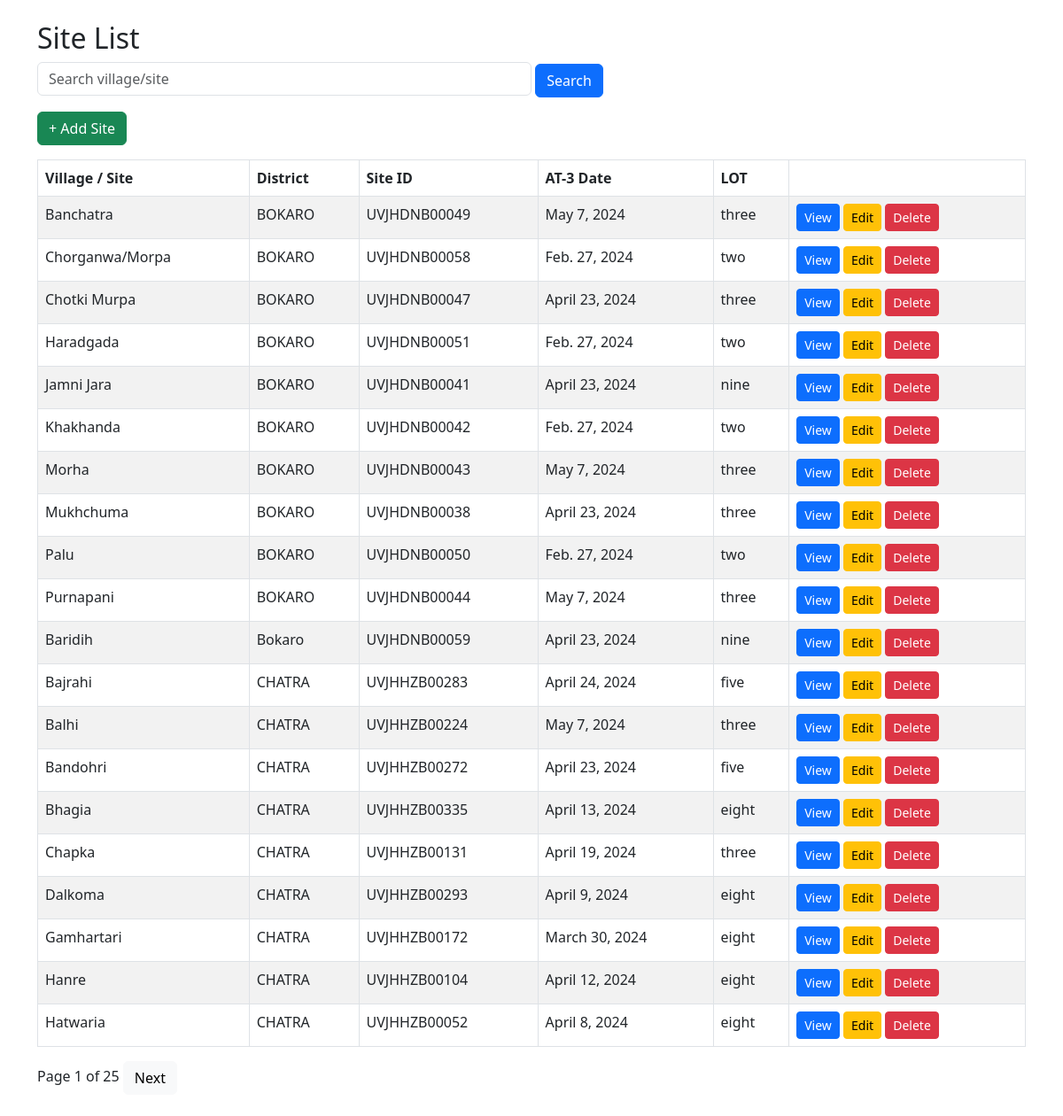
The app's page /sites/ with its own data.
### depl/models.py (models this page shows, shortened)
class Site(models.Model):
    ba = models.CharField(max_length=20)
    oa = models.CharField(max_length=20)
    district = models.CharField(max_length=50)
    village_site = models.CharField(max_length=50)
    village_code = models.CharField(max_length=50, blank=True, null=True)
    site_id = models.CharField(max_length=50, unique=True)
    at3_date = models.DateField()
    lot = models.CharField(max_length=20)
    site_dev = models.BooleanField(default=False)

### depl/views.py (the view)
# urls.py: path("", SiteListView.as_view(), name="site_list"),
class SiteListView(ListView):
    model = Site
    template_name = "depl/site_list.html"
    context_object_name = "sites"
    paginate_by = 20
    def get_queryset(self):
        qs = super().get_queryset()
        search = self.request.GET.get("q")
        if search:
            qs = qs.filter(
                Q(village_site__icontains=search) |
                Q(district__icontains=search)
            )
        district = self.request.GET.get("district")
        if district and district != "":
            qs = qs.filter(district=district)
        return qs.order_by("district", "village_site")

### depl/templates/depl/site_list.html (shortened to what this page needs)
{% extends "base.html" %}
{% block content %}
<h2>Site List</h2>
<form method="GET" class="mb-3">
    <input type="text" name="q" placeholder="Search village/site"
           value="{{ request.GET.q }}" class="form-control w-50 d-inline">
    <button class="btn btn-primary">Search</button>
</form>
<a href="{% url 'site_create' %}" class="btn btn-success mb-3">+ Add Site</a>
<table class="table table-bordered table-striped">
    <thead>
        <tr>
            <th>Village / Site</th>
            <th>District</th>
            <th>Site ID</th>
            <th>AT-3 Date</th>
            <th>LOT</th>
            <th></th>
        </tr>
    </thead>
    <tbody>
        {% for s in sites %}
        <tr>
            <td>{{ s.village_site }}</td>
            <td>{{ s.district }}</td>
            <td>{{ s.site_id }}</td>
            <td>{{ s.at3_date }}</td>
            <td>{{ s.lot }}</td>
            <td>
                <a href="{% url 'site_detail' s.pk %}" class="btn btn-sm btn-primary">View</a>
                <a href="{% url 'site_edit' s.pk %}" class="btn btn-sm btn-warning">Edit</a>
                <a href="{% url 'site_delete' s.pk %}" class="btn btn-sm btn-danger">Delete</a>
            </td>
        </tr>
        {% endfor %}
    </tbody>
</table>
{% if is_paginated %}
<div>
    Page {{ page_obj.number }} of {{ paginator.num_pages }}
    {% if page_obj.has_next %}
        <a href="?page={{ page_obj.next_page_number }}" class="btn btn-light">Next</a>
    {% endif %}
</div>
{% endif %}
{% endblock %}

### depl/templates/base.html (shortened to what this page needs)
<!DOCTYPE html>
<html>
<head>
    <link rel="stylesheet"
     href="https://cdn.jsdelivr.net/npm/bootstrap@5.3.0/dist/css/bootstrap.min.css">
</head>
<body class="p-4">
<div class="container">
    {% block content %}{% endblock %}
</div>
</body>
</html>

### records on screen
Site: village_site "Banchatra", district "BOKARO", site_id "UVJHDNB00049", at3_date "May 7, 2024", lot "three"
Site: village_site "Chorganwa/Morpa", district "BOKARO", site_id "UVJHDNB00058", at3_date "Feb. 27, 2024", lot "two"
Site: village_site "Chotki Murpa", district "BOKARO", site_id "UVJHDNB00047", at3_date "April 23, 2024", lot "three"
Site: village_site "Haradgada", district "BOKARO", site_id "UVJHDNB00051", at3_date "Feb. 27, 2024", lot "two"
Site: village_site "Jamni Jara", district "BOKARO", site_id "UVJHDNB00041", at3_date "April 23, 2024", lot "nine"
Site: village_site "Khakhanda", district "BOKARO", site_id "UVJHDNB00042", at3_date "Feb. 27, 2024", lot "two"
Site: village_site "Morha", district "BOKARO", site_id "UVJHDNB00043", at3_date "May 7, 2024", lot "three"
Site: village_site "Mukhchuma", district "BOKARO", site_id "UVJHDNB00038", at3_date "April 23, 2024", lot "three"
Site: village_site "Palu", district "BOKARO", site_id "UVJHDNB00050", at3_date "Feb. 27, 2024", lot "two"
Site: village_site "Purnapani", district "BOKARO", site_id "UVJHDNB00044", at3_date "May 7, 2024", lot "three"
Site: village_site "Baridih", district "Bokaro", site_id "UVJHDNB00059", at3_date "April 23, 2024", lot "nine"
Site: village_site "Bajrahi", district "CHATRA", site_id "UVJHHZB00283", at3_date "April 24, 2024", lot "five"
Site: village_site "Balhi", district "CHATRA", site_id "UVJHHZB00224", at3_date "May 7, 2024", lot "three"
Site: village_site "Bandohri", district "CHATRA", site_id "UVJHHZB00272", at3_date "April 23, 2024", lot "five"
Site: village_site "Bhagia", district "CHATRA", site_id "UVJHHZB00335", at3_date "April 13, 2024", lot "eight"
Site: village_site "Chapka", district "CHATRA", site_id "UVJHHZB00131", at3_date "April 19, 2024", lot "three"
Site: village_site "Dalkoma", district "CHATRA", site_id "UVJHHZB00293", at3_date "April 9, 2024", lot "eight"
Site: village_site "Gamhartari", district "CHATRA", site_id "UVJHHZB00172", at3_date "March 30, 2024", lot "eight"
Site: village_site "Hanre", district "CHATRA", site_id "UVJHHZB00104", at3_date "April 12, 2024", lot "eight"
Site: village_site "Hatwaria", district "CHATRA", site_id "UVJHHZB00052", at3_date "April 8, 2024", lot "eight"

### other values on screen
{{ page_obj.number }} "1"
{{ paginator.num_pages }} "25"
